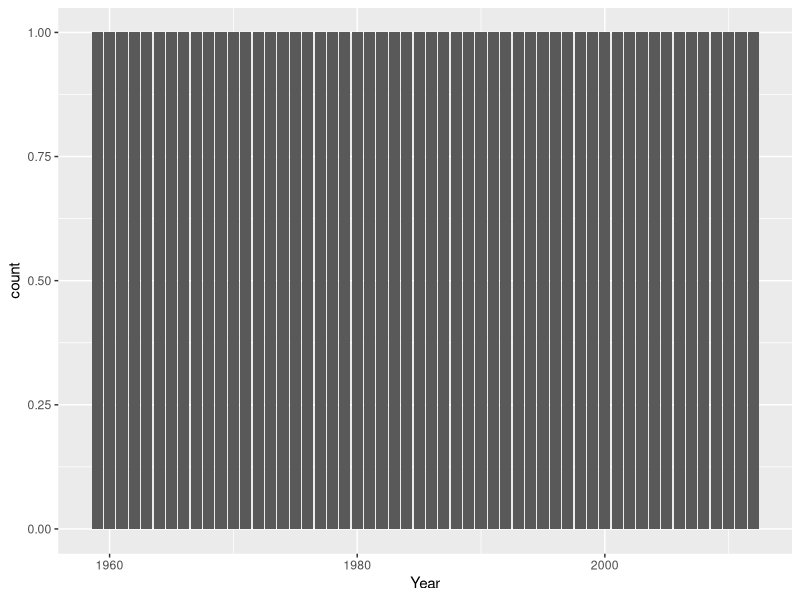

Source code (R):
## ---- chunk 1
library(tidyverse)
library(ggthemes)
library(ggplot2)
library(ggthemes)
library(patchwork)
library(viridis)
library(dplyr)
dryadData <-read.table(file="JEcol-2020-0368.R1_data.csv", header =TRUE, sep=",")
glimpse(dryadData)
View(dryadData)

dryadCleanS<- filter(dryadData, Variable=="Recruitment subnival")

dryadCleanAl<- filter(dryadData, Variable=="Recruitment alpine")
dryadCleanSt<- filter(dryadData, Variable=="Recruitment steppe")

p1 <- ggplot(data=dryadCleanAl, mapping=aes(x=Year, fill=Value)) +
  geom_bar() 












